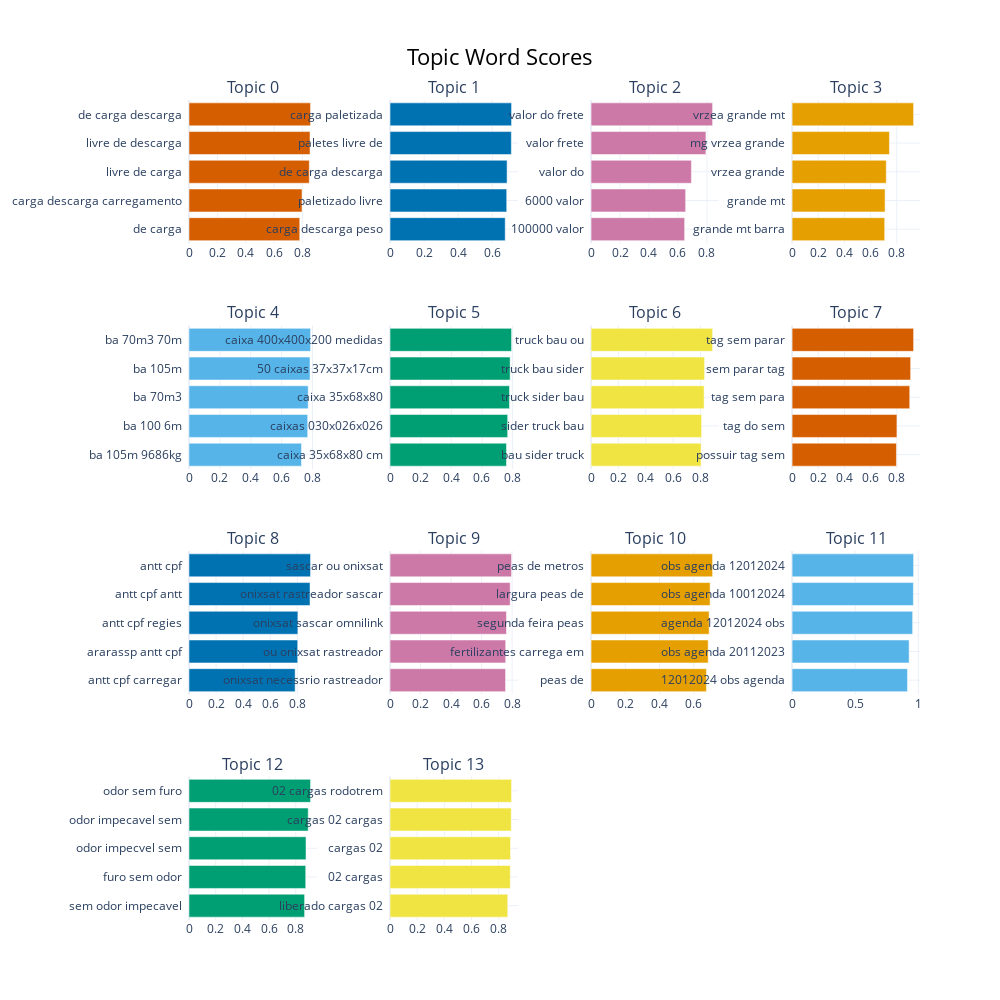

Source (notebook cell):
### Code cell
topic_model.visualize_barchart(top_n_topics=20)

### Figure 1 — Plotly figure (JSON) as saved in the notebook; plotly's stock layout.template omitted (floating-point values rounded to 4 significant figures)
{"data": [{"marker": {"color": "#D55E00"}, "orientation": "h", "type": "bar", "x": [0.7817, 0.7976, 0.849, 0.8541, 0.8577], "xaxis": "x", "y": ["de carga  ", "carga descarga carregamento  ", "livre de carga  ", "livre de descarga  ", "de carga descarga  "], "yaxis": "y"}, {"marker": {"color": "#0072B2"}, "orientation": "h", "type": "bar", "x": [0.6757, 0.6846, 0.6867, 0.7117, 0.7129], "xaxis": "x2", "y": ["carga descarga peso  ", "paletizado livre  ", "de carga descarga  ", "paletes livre de  ", "carga paletizada  "], "yaxis": "y2"}, {"marker": {"color": "#CC79A7"}, "orientation": "h", "type": "bar", "x": [0.646, 0.653, 0.6926, 0.7928, 0.8389], "xaxis": "x3", "y": ["100000 valor  ", "6000 valor  ", "valor do  ", "valor frete  ", "valor do frete  "], "yaxis": "y3"}, {"marker": {"color": "#E69F00"}, "orientation": "h", "type": "bar", "x": [0.7075, 0.7102, 0.7193, 0.7436, 0.9281], "xaxis": "x4", "y": ["grande mt barra  ", "grande mt  ", "vrzea grande  ", "mg vrzea grande  ", "vrzea grande mt  "], "yaxis": "y4"}, {"marker": {"color": "#56B4E9"}, "orientation": "h", "type": "bar", "x": [0.7287, 0.769, 0.7722, 0.7839, 0.7873], "xaxis": "x5", "y": ["ba 105m 9686kg  ", "ba 100 6m  ", "ba 70m3  ", "ba 105m  ", "ba 70m3 70m  "], "yaxis": "y5"}, {"marker": {"color": "#009E73"}, "orientation": "h", "type": "bar", "x": [0.7599, 0.7677, 0.7794, 0.7837, 0.793], "xaxis": "x6", "y": ["caixa 35x68x80 cm  ", "caixas 030x026x026  ", "caixa 35x68x80  ", "50 caixas 37x37x17cm  ", "caixa 400x400x200 medidas  "], "yaxis": "y6"}, {"marker": {"color": "#F0E442"}, "orientation": "h", "type": "bar", "x": [0.8044, 0.8078, 0.8265, 0.8296, 0.8882], "xaxis": "x7", "y": ["bau sider truck  ", "sider truck bau  ", "truck sider bau  ", "truck bau sider  ", "truck bau ou  "], "yaxis": "y7"}, {"marker": {"color": "#D55E00"}, "orientation": "h", "type": "bar", "x": [0.7964, 0.8002, 0.8978, 0.9046, 0.9274], "xaxis": "x8", "y": ["possuir tag sem  ", "tag do sem  ", "tag sem para  ", "sem parar tag  ", "tag sem parar  "], "yaxis": "y8"}, {"marker": {"color": "#0072B2"}, "orientation": "h", "type": "bar", "x": [0.784, 0.803, 0.8043, 0.894, 0.8977], "xaxis": "x9", "y": ["antt cpf carregar  ", "ararassp antt cpf  ", "antt cpf regies  ", "antt cpf antt  ", "antt cpf  "], "yaxis": "y9"}, {"marker": {"color": "#CC79A7"}, "orientation": "h", "type": "bar", "x": [0.7571, 0.758, 0.7631, 0.7874, 0.7964], "xaxis": "x10", "y": ["onixsat necessrio rastreador  ", "ou onixsat rastreador  ", "onixsat sascar omnilink  ", "onixsat rastreador sascar  ", "sascar ou onixsat  "], "yaxis": "y10"}, {"marker": {"color": "#E69F00"}, "orientation": "h", "type": "bar", "x": [0.674, 0.6842, 0.6896, 0.6953, 0.7098], "xaxis": "x11", "y": ["peas de  ", "fertilizantes carrega em  ", "segunda feira peas  ", "largura peas de  ", "peas de metros  "], "yaxis": "y11"}, {"marker": {"color": "#56B4E9"}, "orientation": "h", "type": "bar", "x": [0.9142, 0.9273, 0.9553, 0.9611, 0.9629], "xaxis": "x12", "y": ["12012024 obs agenda  ", "obs agenda 20112023  ", "agenda 12012024 obs  ", "obs agenda 10012024  ", "obs agenda 12012024  "], "yaxis": "y12"}, {"marker": {"color": "#009E73"}, "orientation": "h", "type": "bar", "x": [0.8663, 0.8747, 0.8767, 0.8934, 0.9107], "xaxis": "x13", "y": ["sem odor impecavel  ", "furo sem odor  ", "odor impecvel sem  ", "odor impecavel sem  ", "odor sem furo  "], "yaxis": "y13"}, {"marker": {"color": "#F0E442"}, "orientation": "h", "type": "bar", "x": [0.8668, 0.8858, 0.8873, 0.8927, 0.8949], "xaxis": "x14", "y": ["liberado cargas 02  ", "02 cargas  ", "cargas 02  ", "cargas 02 cargas  ", "02 cargas rodotrem  "], "yaxis": "y14"}], "layout": {"annotations": [{"font": {"size": 16}, "showarrow": false, "text": "Topic 0", "x": 0.0875, "xanchor": "center", "xref": "paper", "y": 1, "yanchor": "bottom", "yref": "paper"}, {"font": {"size": 16}, "showarrow": false, "text": "Topic 1", "x": 0.3625, "xanchor": "center", "xref": "paper", "y": 1, "yanchor": "bottom", "yref": "paper"}, {"font": {"size": 16}, "showarrow": false, "text": "Topic 2", "x": 0.6375, "xanchor": "center", "xref": "paper", "y": 1, "yanchor": "bottom", "yref": "paper"}, {"font": {"size": 16}, "showarrow": false, "text": "Topic 3", "x": 0.9125, "xanchor": "center", "xref": "paper", "y": 1, "yanchor": "bottom", "yref": "paper"}, {"font": {"size": 16}, "showarrow": false, "text": "Topic 4", "x": 0.0875, "xanchor": "center", "xref": "paper", "y": 0.725, "yanchor": "bottom", "yref": "paper"}, {"font": {"size": 16}, "showarrow": false, "text": "Topic 5", "x": 0.3625, "xanchor": "center", "xref": "paper", "y": 0.725, "yanchor": "bottom", "yref": "paper"}, {"font": {"size": 16}, "showarrow": false, "text": "Topic 6", "x": 0.6375, "xanchor": "center", "xref": "paper", "y": 0.725, "yanchor": "bottom", "yref": "paper"}, {"font": {"size": 16}, "showarrow": false, "text": "Topic 7", "x": 0.9125, "xanchor": "center", "xref": "paper", "y": 0.725, "yanchor": "bottom", "yref": "paper"}, {"font": {"size": 16}, "showarrow": false, "text": "Topic 8", "x": 0.0875, "xanchor": "center", "xref": "paper", "y": 0.45, "yanchor": "bottom", "yref": "paper"}, {"font": {"size": 16}, "showarrow": false, "text": "Topic 9", "x": 0.3625, "xanchor": "center", "xref": "paper", "y": 0.45, "yanchor": "bottom", "yref": "paper"}, {"font": {"size": 16}, "showarrow": false, "text": "Topic 10", "x": 0.6375, "xanchor": "center", "xref": "paper", "y": 0.45, "yanchor": "bottom", "yref": "paper"}, {"font": {"size": 16}, "showarrow": false, "text": "Topic 11", "x": 0.9125, "xanchor": "center", "xref": "paper", "y": 0.45, "yanchor": "bottom", "yref": "paper"}, {"font": {"size": 16}, "showarrow": false, "text": "Topic 12", "x": 0.0875, "xanchor": "center", "xref": "paper", "y": 0.175, "yanchor": "bottom", "yref": "paper"}, {"font": {"size": 16}, "showarrow": false, "text": "Topic 13", "x": 0.3625, "xanchor": "center", "xref": "paper", "y": 0.175, "yanchor": "bottom", "yref": "paper"}], "height": 1000, "hoverlabel": {"bgcolor": "white", "font": {"family": "Rockwell", "size": 16}}, "showlegend": false, "title": {"font": {"color": "Black", "size": 22}, "text": "Topic Word Scores", "x": 0.5, "xanchor": "center", "yanchor": "top"}, "width": 1000, "xaxis": {"anchor": "y", "autorange": true, "domain": [0, 0.175], "range": [0, 0.9028], "showgrid": true, "type": "linear"}, "xaxis10": {"anchor": "y10", "autorange": true, "domain": [0.275, 0.45], "range": [0, 0.8383], "showgrid": true, "type": "linear"}, "xaxis11": {"anchor": "y11", "autorange": true, "domain": [0.55, 0.725], "range": [0, 0.7471], "showgrid": true, "type": "linear"}, "xaxis12": {"anchor": "y12", "autorange": true, "domain": [0.825, 1], "range": [0, 1.014], "showgrid": true, "type": "linear"}, "xaxis13": {"anchor": "y13", "autorange": true, "domain": [0, 0.175], "range": [0, 0.9587], "showgrid": true, "type": "linear"}, "xaxis14": {"anchor": "y14", "autorange": true, "domain": [0.275, 0.45], "range": [0, 0.942], "showgrid": true, "type": "linear"}, "xaxis15": {"anchor": "y15", "domain": [0.55, 0.725], "showgrid": true}, "xaxis16": {"anchor": "y16", "domain": [0.825, 1], "showgrid": true}, "xaxis2": {"anchor": "y2", "autorange": true, "domain": [0.275, 0.45], "range": [0, 0.7504], "showgrid": true, "type": "linear"}, "xaxis3": {"anchor": "y3", "autorange": true, "domain": [0.55, 0.725], "range": [0, 0.8831], "showgrid": true, "type": "linear"}, "xaxis4": {"anchor": "y4", "autorange": true, "domain": [0.825, 1], "range": [0, 0.977], "showgrid": true, "type": "linear"}, "xaxis5": {"anchor": "y5", "autorange": true, "domain": [0, 0.175], "range": [0, 0.8287], "showgrid": true, "type": "linear"}, "xaxis6": {"anchor": "y6", "autorange": true, "domain": [0.275, 0.45], "range": [0, 0.8348], "showgrid": true, "type": "linear"}, "xaxis7": {"anchor": "y7", "autorange": true, "domain": [0.55, 0.725], "range": [0, 0.9349], "showgrid": true, "type": "linear"}, "xaxis8": {"anchor": "y8", "autorange": true, "domain": [0.825, 1], "range": [0, 0.9762], "showgrid": true, "type": "linear"}, "xaxis9": {"anchor": "y9", "autorange": true, "domain": [0, 0.175], "range": [0, 0.945], "showgrid": true, "type": "linear"}, "yaxis": {"anchor": "x", "autorange": true, "domain": [0.825, 1], "range": [-0.5, 4.5], "showgrid": true, "type": "category"}, "yaxis10": {"anchor": "x10", "autorange": true, "domain": [0.275, 0.45], "range": [-0.5, 4.5], "showgrid": true, "type": "category"}, "yaxis11": {"anchor": "x11", "autorange": true, "domain": [0.275, 0.45], "range": [-0.5, 4.5], "showgrid": true, "type": "category"}, "yaxis12": {"anchor": "x12", "autorange": true, "domain": [0.275, 0.45], "range": [-0.5, 4.5], "showgrid": true, "type": "category"}, "yaxis13": {"anchor": "x13", "autorange": true, "domain": [0, 0.175], "range": [-0.5, 4.5], "showgrid": true, "type": "category"}, "yaxis14": {"anchor": "x14", "autorange": true, "domain": [0, 0.175], "range": [-0.5, 4.5], "showgrid": true, "type": "category"}, "yaxis15": {"anchor": "x15", "domain": [0, 0.175], "showgrid": true}, "yaxis16": {"anchor": "x16", "domain": [0, 0.175], "showgrid": true}, "yaxis2": {"anchor": "x2", "autorange": true, "domain": [0.825, 1], "range": [-0.5, 4.5], "showgrid": true, "type": "category"}, "yaxis3": {"anchor": "x3", "autorange": true, "domain": [0.825, 1], "range": [-0.5, 4.5], "showgrid": true, "type": "category"}, "yaxis4": {"anchor": "x4", "autorange": true, "domain": [0.825, 1], "range": [-0.5, 4.5], "showgrid": true, "type": "category"}, "yaxis5": {"anchor": "x5", "autorange": true, "domain": [0.55, 0.725], "range": [-0.5, 4.5], "showgrid": true, "type": "category"}, "yaxis6": {"anchor": "x6", "autorange": true, "domain": [0.55, 0.725], "range": [-0.5, 4.5], "showgrid": true, "type": "category"}, "yaxis7": {"anchor": "x7", "autorange": true, "domain": [0.55, 0.725], "range": [-0.5, 4.5], "showgrid": true, "type": "category"}, "yaxis8": {"anchor": "x8", "autorange": true, "domain": [0.55, 0.725], "range": [-0.5, 4.5], "showgrid": true, "type": "category"}, "yaxis9": {"anchor": "x9", "autorange": true, "domain": [0.275, 0.45], "range": [-0.5, 4.5], "showgrid": true, "type": "category"}}}
